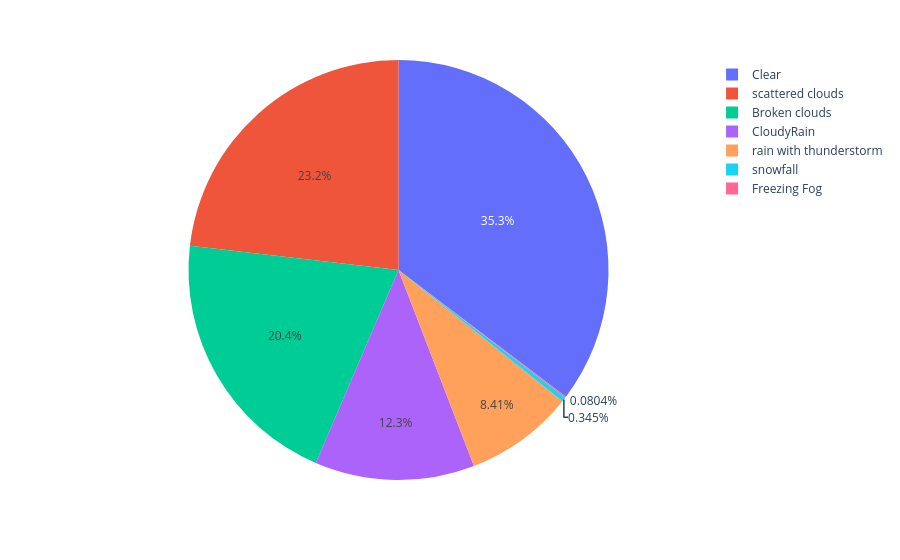

Here is the notebook cell this chart was saved with:
### Markdown cell above
- %35 of the times, weather code is Clear(1.0)
- %23 of the times, weather code is 'scattered clouds, few clouds'
- %20 of the times, weather code is 'broken clouds'
- %12 of the time 'rain, light rain'

- By the way, remember that we are looking at the London's data. So rain and cloud is quite a Londonish.

### Code cell
fig = px.pie(df, values=df['weather_code'].value_counts().values, 
             names= ['Clear', 'scattered clouds', 'Broken clouds', 'Cloudy' 'Rain', 'rain with thunderstorm', 'snowfall', 'Freezing Fog'])
fig.show()

### Figure 1 — Plotly figure (JSON) as saved in the notebook; plotly's stock layout.template omitted (floating-point values rounded to 4 significant figures)
{"data": [{"domain": {"x": [0, 1], "y": [0, 1]}, "hovertemplate": "label=%{label}<br>value=%{value}<extra></extra>", "labels": ["Clear", "scattered clouds", "Broken clouds", "CloudyRain", "rain with thunderstorm", "snowfall", "Freezing Fog"], "legendgroup": "", "name": "", "showlegend": true, "type": "pie", "values": [6150, 4034, 3551, 2141, 1464, 60, 14]}], "layout": {"legend": {"tracegroupgap": 0}, "margin": {"t": 60}}}
